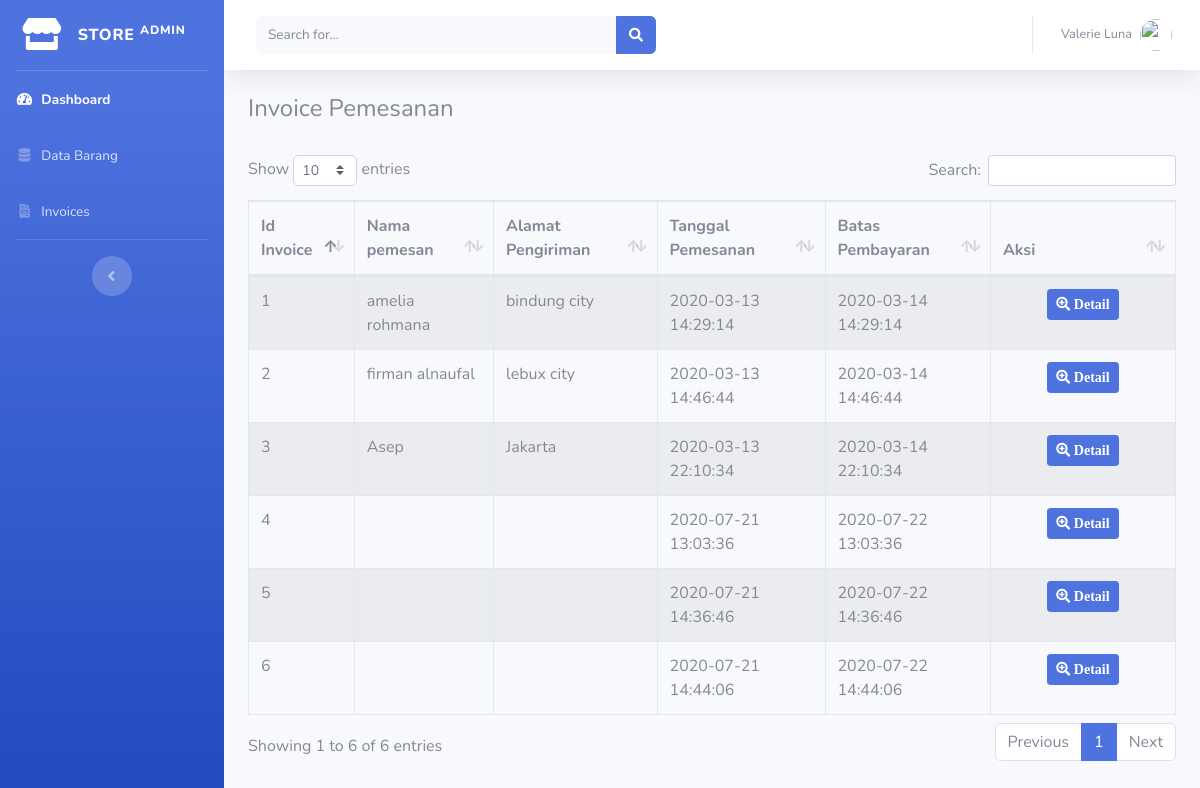
The page /index.php/admin/invoice on the database its author committed.
### tables this page shows
CREATE TABLE `tb_invoice` (
  `id_invoice` int(11) NOT NULL,
  `nama` varchar(50) NOT NULL,
  `alamat` varchar(255) NOT NULL,
  `tgl_pesan` datetime NOT NULL,
  `batas_bayar` datetime NOT NULL
);

### application/controllers/admin/Invoice.php (called while the page is built, shortened)
<?php
class Invoice extends CI_Controller{
    public function index()
    {
        $data['invoice'] = $this->model_invoice->tampil_data();
        $this->load->view('template_admin/header');
        $this->load->view('template_admin/sidebar');
        $this->load->view('admin/invoice',$data);
        $this->load->view('template_admin/footer');
    }
}

### index.php (called while the page is built, shortened)
<?php
require_once BASEPATH.'core/CodeIgniter.php';

### application/models/Model_invoice.php (called while the page is built, shortened)
<?php
class Model_invoice extends CI_Model
{
    public function tampil_data()
    {
        $result = $this->db->get('tb_invoice');
        if ($result->num_rows() > 0) {
            return $result->result();
        } else {
            return false;
        }
    }
}

### application/views/admin/invoice.php (the view)
<div class="container-fluid">
    <h4>Invoice Pemesanan</h4>
    <br>
    <div class="box-body table-responsive">
        <table class="table table-bordered table-striped" id="table1">
            <thead>
                <tr>
                    <th>Id Invoice</th>
                    <th>Nama pemesan</th>
                    <th>Alamat Pengiriman</th>
                    <th>Tanggal Pemesanan</th>
                    <th>Batas Pembayaran</th>
                    <th>Aksi</th>
                </tr>
            </thead>
            <tbody>
                <?php
                foreach ($invoice as  $data) { ?>
                    <tr>
                        <td><?php echo $data->id_invoice ?></td>
                        <td><?php echo $data->nama ?></td>
                        <td><?php echo $data->alamat ?></td>
                        <td><?php echo $data->tgl_pesan ?></td>
                        <td><?php echo $data->batas_bayar ?></td>
                        <td class="text-center" width="160px">
                            <a href="<?php echo site_url('admin/invoice/detail/'.$data->id_invoice)?>" class="btn btn-primary btn-sm">
                                <i class="fa fa-search-plus"> Detail</i>
                            </a>
                        </td>
                    </tr>
                <?php } ?>
            </tbody>
        </table>
    </div>
</div>

### rows shown on the page
tb_invoice: id_invoice "1", nama "amelia rohmana", alamat "bindung city", tgl_pesan "2020-03-13 14:29:14", batas_bayar "2020-03-14 14:29:14"
tb_invoice: id_invoice "2", nama "firman alnaufal", alamat "lebux city", tgl_pesan "2020-03-13 14:46:44", batas_bayar "2020-03-14 14:46:44"
tb_invoice: id_invoice "3", nama "Asep", alamat "Jakarta", tgl_pesan "2020-03-13 22:10:34", batas_bayar "2020-03-14 22:10:34"
tb_invoice: id_invoice "4", tgl_pesan "2020-07-21 13:03:36", batas_bayar "2020-07-22 13:03:36"
tb_invoice: id_invoice "5", tgl_pesan "2020-07-21 14:36:46", batas_bayar "2020-07-22 14:36:46"
tb_invoice: id_invoice "6", tgl_pesan "2020-07-21 14:44:06", batas_bayar "2020-07-22 14:44:06"
